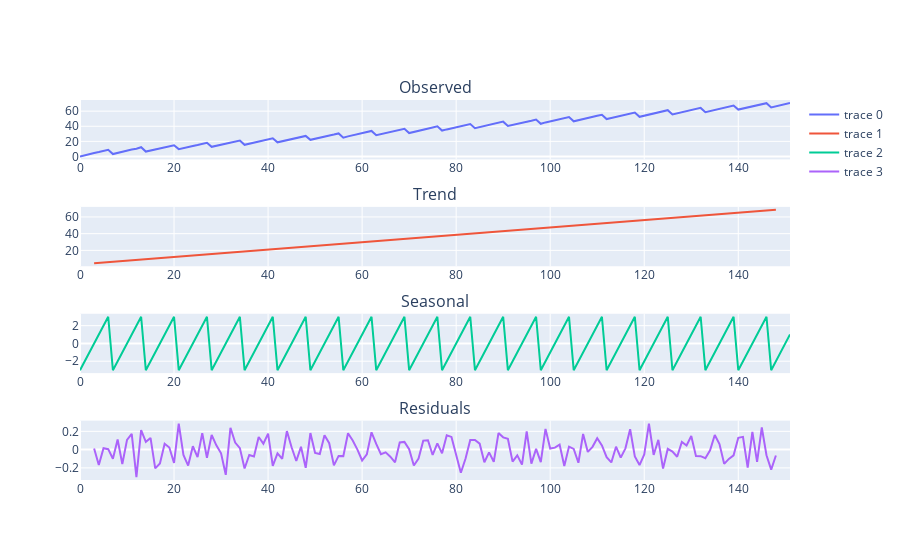

The code cell stored with this chart in its notebook:
### Code cell
plotSeasonalDecompose(
    df[df["unique_id"] == 0]["y"],
    period=7,
    title="Seasonal Decomposition for id_0"
)

### Figure 1 — Plotly figure (JSON) as saved in the notebook; plotly's stock layout.template omitted (floating-point values rounded to 4 significant figures; data arrays with more than 128 entries replaced by an {"elided": "..."} marker saying what was removed)
{"data": [{"mode": "lines", "type": "scatter", "x": {"elided": "152 int values"}, "xaxis": "x", "y": {"elided": "152 float values"}, "yaxis": "y"}, {"mode": "lines", "type": "scatter", "x": {"elided": "152 int values"}, "xaxis": "x2", "y": {"elided": "152 float values"}, "yaxis": "y2"}, {"mode": "lines", "type": "scatter", "x": {"elided": "152 int values"}, "xaxis": "x3", "y": {"elided": "152 float values"}, "yaxis": "y3"}, {"mode": "lines", "type": "scatter", "x": {"elided": "152 int values"}, "xaxis": "x4", "y": {"elided": "152 float values"}, "yaxis": "y4"}], "layout": {"annotations": [{"font": {"size": 16}, "showarrow": false, "text": "Observed", "x": 0.5, "xanchor": "center", "xref": "paper", "y": 1, "yanchor": "bottom", "yref": "paper"}, {"font": {"size": 16}, "showarrow": false, "text": "Trend", "x": 0.5, "xanchor": "center", "xref": "paper", "y": 0.7188, "yanchor": "bottom", "yref": "paper"}, {"font": {"size": 16}, "showarrow": false, "text": "Seasonal", "x": 0.5, "xanchor": "center", "xref": "paper", "y": 0.4375, "yanchor": "bottom", "yref": "paper"}, {"font": {"size": 16}, "showarrow": false, "text": "Residuals", "x": 0.5, "xanchor": "center", "xref": "paper", "y": 0.1562, "yanchor": "bottom", "yref": "paper"}], "xaxis": {"anchor": "y", "domain": [0, 1]}, "xaxis2": {"anchor": "y2", "domain": [0, 1]}, "xaxis3": {"anchor": "y3", "domain": [0, 1]}, "xaxis4": {"anchor": "y4", "domain": [0, 1]}, "yaxis": {"anchor": "x", "domain": [0.8438, 1]}, "yaxis2": {"anchor": "x2", "domain": [0.5625, 0.7188]}, "yaxis3": {"anchor": "x3", "domain": [0.2812, 0.4375]}, "yaxis4": {"anchor": "x4", "domain": [0, 0.1562]}}}
